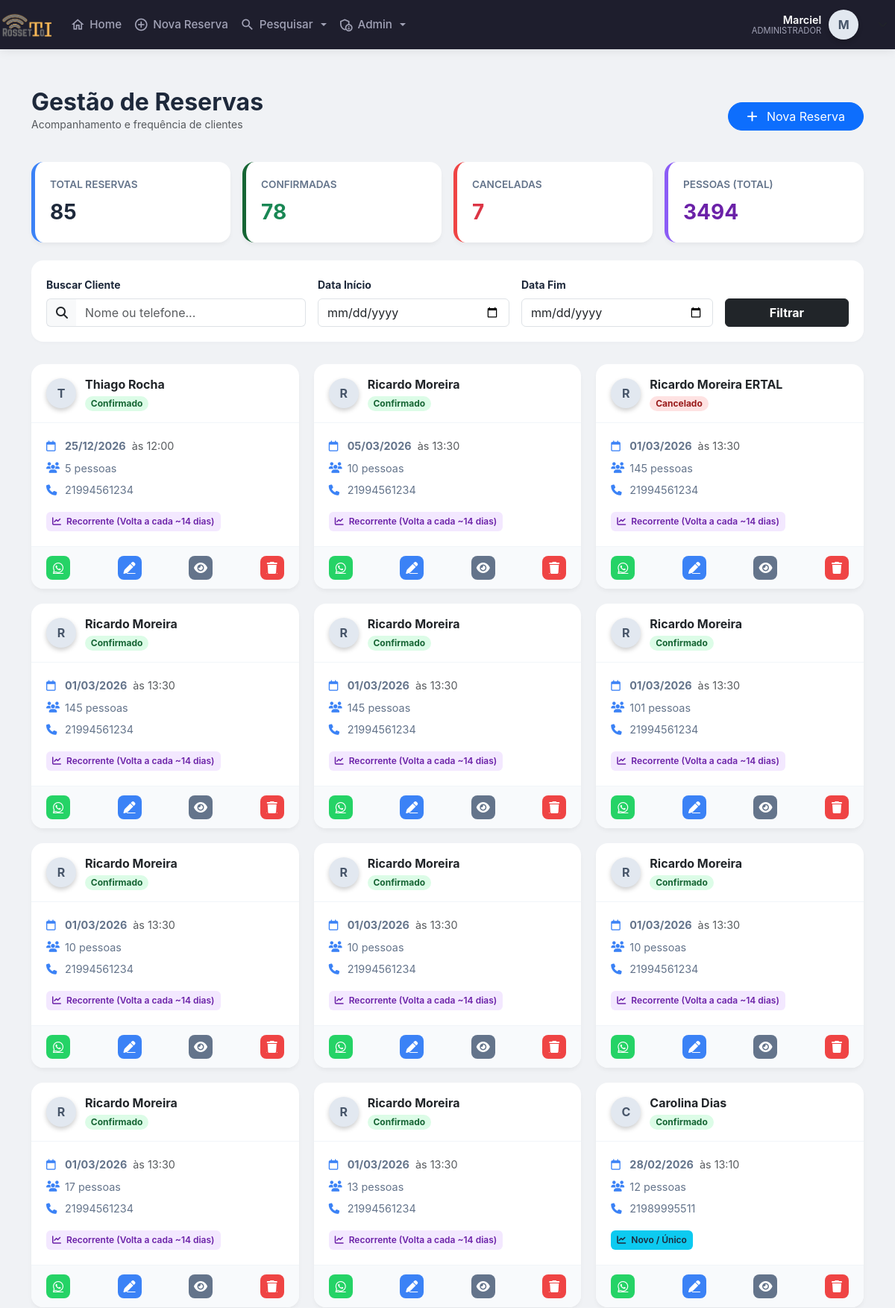
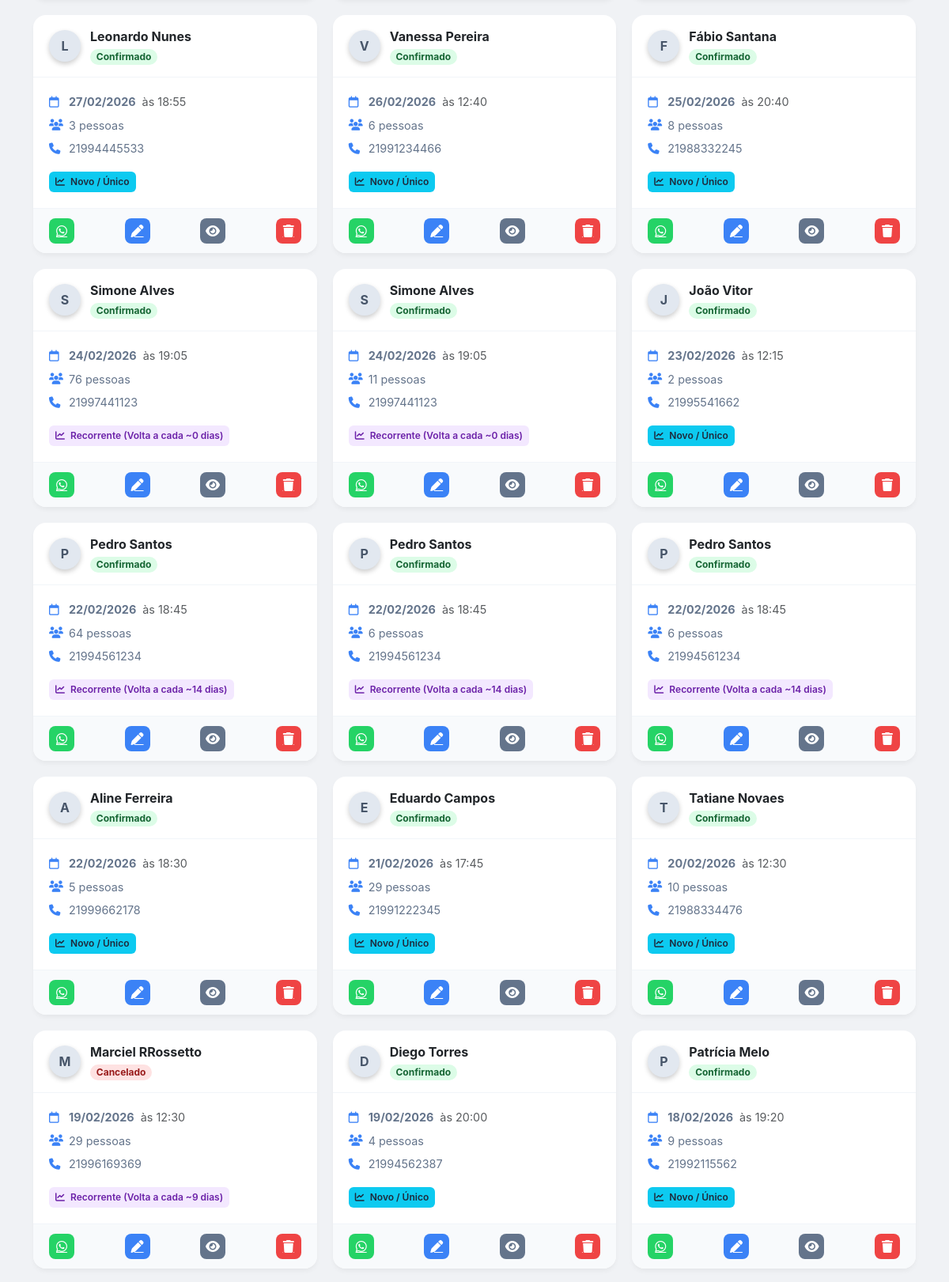
The page /listarReserva_moderno.php (signed in, upper part) on the database its author committed (2 pictures, top to bottom).
### tables this page shows
CREATE TABLE `clientes` (
  `id` int(11) NOT NULL AUTO_INCREMENT,
  `nome` varchar(100) NOT NULL,
  `data` date NOT NULL,
  `num_pessoas` int(11) NOT NULL,
  `horario` time NOT NULL,
  `telefone` varchar(255) DEFAULT NULL,
  `telefone2` varchar(255) DEFAULT NULL,
  `tipo_evento` varchar(50) NOT NULL,
  `forma_pagamento` varchar(50) NOT NULL,
  `valor_rodizio` int(11) DEFAULT NULL,
  `num_mesa` varchar(255) DEFAULT NULL,
  `observacoes` varchar(300) NOT NULL,
  `obsCliente` varchar(255) DEFAULT NULL,
  `data_emissao` datetime NOT NULL DEFAULT current_timestamp(),
  `status` tinyint(1) DEFAULT 1,
  `confirmado` tinyint(1) DEFAULT 0,
  `usuario_id` int(11) DEFAULT NULL,
  `motivo_cancelamento` varchar(255) DEFAULT NULL,
  PRIMARY KEY (`id`)
);

### listarReserva_moderno.php (the view, shortened to what this page needs)
<?php
require 'config.php';
require 'cabecalho.php';
$data_inicio = $_GET['data_inicio'] ?? "";
$data_fim    = $_GET['data_fim'] ?? "";
$busca       = $_GET['busca'] ?? "";
$where = " WHERE 1=1 ";
$params = [];
$stmt = $pdo->prepare("SELECT * FROM clientes $where ORDER BY data DESC, id DESC");
$stmt->execute($params);
$reservas = $stmt->fetchAll(PDO::FETCH_ASSOC);
$totalReservas = count($reservas);
$totalPessoas  = 0;
$ativos        = 0;
$cancelados    = 0;
$historicoClientes = [];
foreach ($reservas as $r) {
    $totalPessoas += (int)$r['num_pessoas'];
    if ($r['status'] == 1) $ativos++; else $cancelados++;
    $tel = $r['telefone'];
    if (!isset($historicoClientes[$tel])) {
        $historicoClientes[$tel] = [];
    }
    $historicoClientes[$tel][] = $r['data'];
}
$frequenciaCliente = [];
foreach ($historicoClientes as $tel => $datas) {
    $qtd = count($datas);
    if ($qtd <= 1) {
        $frequenciaCliente[$tel] = [
            'tipo' => 'Novo / Único',
            'media_dias' => 0,
            'badge_class' => 'bg-info'
        ];
    } else {
        rsort($datas);
        $intervalos = [];
        for ($i = 0; $i < count($datas) - 1; $i++) {
            $d1 = new DateTime($datas[$i]);
            $d2 = new DateTime($datas[$i+1]);
            $diff = $d1->diff($d2);
            $intervalos[] = $diff->days;
        }
        $media = count($intervalos) > 0 ? array_sum($intervalos) / count($intervalos) : 0;
        $media = round($media);
        $frequenciaCliente[$tel] = [
            'tipo' => "Recorrente (Volta a cada ~$media dias)",
            'media_dias' => $media,
            'badge_class' => 'bg-purple'
        ];
    }
}
?>
<!DOCTYPE html>
<html lang="pt-br">
<head>
<link href="https://cdn.jsdelivr.net/npm/bootstrap@5.3.0/dist/css/bootstrap.min.css" rel="stylesheet">
<link href="https://cdnjs.cloudflare.com/ajax/libs/font-awesome/6.4.0/css/all.min.css" rel="stylesheet">
</head>
<body>
<div class="container mt-5">
    <div class="d-flex justify-content-between align-items-center mb-4">
        <div>
            <h2 class="fw-bold mb-0">Gestão de Reservas</h2>
            <p class="text-muted small">Acompanhamento e frequência de clientes</p>
        </div>
        <a href="nova_reserva.php" class="btn btn-primary rounded-pill px-4">
            <i class="fa-solid fa-plus me-2"></i> Nova Reserva
        </a>
    </div>
    <div class="row mb-4 g-3">
        <div class="col-md-3">
            <div class="kpi-card" style="border-color: #3b82f6;">
                <div class="kpi-title">Total Reservas</div>
                <div class="kpi-value"><?= $totalReservas ?></div>
            </div>
        </div>
        <div class="col-md-3">
            <div class="kpi-card" style="border-color: #166534;">
                <div class="kpi-title">Confirmadas</div>
                <div class="kpi-value text-success"><?= $ativos ?></div>
            </div>
        </div>
        <div class="col-md-3">
            <div class="kpi-card" style="border-color: #ef4444;">
                <div class="kpi-title">Canceladas</div>
                <div class="kpi-value text-danger"><?= $cancelados ?></div>
            </div>
        </div>
        <div class="col-md-3">
            <div class="kpi-card" style="border-color: #8b5cf6;">
                <div class="kpi-title">Pessoas (Total)</div>
                <div class="kpi-value" style="color:#6b21a8"><?= $totalPessoas ?></div>
            </div>
        </div>
    </div>
    <div class="filter-section">
        <form method="GET" class="row g-3 align-items-end">
            <div class="col-md-4">
                <label class="form-label fw-bold small">Buscar Cliente</label>
                <div class="input-group">
                    <span class="input-group-text bg-light border-end-0"><i class="fa-solid fa-search"></i></span>
                    <input type="text" name="busca" class="form-control border-start-0"
                           placeholder="Nome ou telefone..." value="<?= htmlspecialchars($busca) ?>">
                </div>
            </div>
            <div class="col-md-3">
                <label class="form-label fw-bold small">Data Início</label>
                <input type="date" name="data_inicio" class="form-control" value="<?= $data_inicio ?>">
            </div>
            <div class="col-md-3">
                <label class="form-label fw-bold small">Data Fim</label>
                <input type="date" name="data_fim" class="form-control" value="<?= $data_fim ?>">
            </div>
            <div class="col-md-2">
                <button class="btn btn-dark w-100 fw-bold">Filtrar</button>
            </div>
        </form>
    </div>
    <div class="reserva-grid">
    <?php foreach ($reservas as $r):
        $id = $r['id'];
        $nome = htmlspecialchars($r['nome']);
        $tel = $r['telefone'];
        $status = $r['status'];
        $statusClass = $status == 1 ? 'badge-status-1' : 'badge-status-0';
        $statusLabel = $status == 1 ? 'Confirmado' : 'Cancelado';
        $freqData = $frequenciaCliente[$tel] ?? ['tipo'=>'Novo', 'badge_class'=>'bg-secondary'];
        $cleanTel = preg_replace('/\D/', '', $tel);
        $whatsMsg = urlencode("Olá $nome, confirmando sua reserva para " . date('d/m', strtotime($r['data'])));
        $whatsLink = "https://wa.me/55$cleanTel?text=$whatsMsg";
    ?>
    <div class="card-reserva">
        <div class="card-header-custom">
            <div class="d-flex align-items-center">
                <div class="user-avatar">
                    <?= strtoupper(substr($nome, 0, 1)) ?>
                </div>
                <div>
                    <div class="fw-bold text-dark"><?= $nome ?></div>
                    <span class="badge rounded-pill <?= $statusClass ?>"><?= $statusLabel ?></span>
                </div>
            </div>
        </div>
        <div class="card-body-custom">
            <div class="info-row">
                <i class="fa-regular fa-calendar"></i>
                <strong><?= date('d/m/Y', strtotime($r['data'])) ?></strong>
                <span class="ms-2 text-muted">às <?= substr($r['horario'], 0, 5) ?></span>
            </div>
            <div class="info-row">
                <i class="fa-solid fa-users"></i>
                <span><?= $r['num_pessoas'] ?> pessoas</span>
            </div>
            <div class="info-row">
                <i class="fa-solid fa-phone"></i>
                <span><?= $tel ?></span>
            </div>
            <div class="frequency-tag <?= $freqData['badge_class'] ?>">
                <i class="fa-solid fa-chart-line me-1"></i> <?= $freqData['tipo'] ?>
            </div>
        </div>
        <div class="action-bar">
            <a href="<?= $whatsLink ?>" target="_blank" class="btn-icon btn-whats" title="WhatsApp"><i class="fa-brands fa-whatsapp"></i></a>
            <a href="editar_reserva.php?id=<?= $id ?>" class="btn-icon btn-edit" title="Editar"><i class="fa-solid fa-pen"></i></a>
            <button class="btn-icon btn-view" onclick="openDetails(<?= htmlspecialchars(json_encode($r)) ?>)" title="Ver Detalhes"><i class="fa-solid fa-eye"></i></button>
            <a href="excluir_reserva.php?id=<?= $id ?>" class="btn-icon btn-del" onclick="return confirm('Tem certeza?')" title="Excluir"><i class="fa-solid fa-trash"></i></a>
        </div>
    </div>
    <?php endforeach; ?>
    </div>
</div>
</body>
</html>

### cabecalho.php (shortened to what this page needs)
<?php
require 'config.php';
$nome_usuario = "Visitante";
$status = null;
$letra_avatar = "U";
if (isset($_SESSION['mmnlogin'])) {
    $user_id = $_SESSION['mmnlogin'];
    try {
        $sql = $pdo->prepare("SELECT nome, status, email FROM login WHERE id = :id");
        $sql->bindValue(':id', $user_id);
        $sql->execute();
        if ($sql->rowCount() > 0) {
            $usuario = $sql->fetch(PDO::FETCH_ASSOC);
            $nome_completo = ucwords(strtolower($usuario['nome']));
            $partes_nome = explode(' ', $nome_completo);
            $nome_usuario = $partes_nome[0];
            $status = $usuario['status'];
            $letra_avatar = strtoupper(substr($nome_usuario, 0, 1));
        }
    } catch (PDOException $e) {
    }
}
?>
<!DOCTYPE html>
<html lang="pt-br">
<head>
    <link rel="stylesheet" href="https://cdn.jsdelivr.net/npm/bootstrap@4.6.2/dist/css/bootstrap.min.css">
    <link rel="stylesheet" href="https://cdnjs.cloudflare.com/ajax/libs/font-awesome/6.5.0/css/all.min.css">
</head>
<body>
<nav class="navbar navbar-expand-lg navbar-dark fixed-top navbar-custom">
    <a class="navbar-brand mr-auto" href="index.php">
        <img src="./rossetto28.png" alt="Logo">
    </a>
    <div class="collapse navbar-collapse" id="menuPrincipal">
        <ul class="navbar-nav mr-auto ml-3">
            <li class="nav-item">
                <a class="nav-link" href="index.php">
                    <i class="material-icons-outlined">home</i> Home
                </a>
            </li>
            <li class="nav-item">
                <a class="nav-link" href="adicionar_reserva.php">
                    <i class="material-icons-outlined">add_circle_outline</i> Nova Reserva
                </a>
            </li>
            <li class="nav-item dropdown">
                <a class="nav-link dropdown-toggle" href="#" id="dropPesquisa" data-toggle="dropdown" aria-haspopup="true" aria-expanded="false">
                    <i class="material-icons-outlined">search</i> Pesquisar
                </a>
            </li>
            <?php if ($status == 1): ?>
            <li class="nav-item dropdown">
                <a class="nav-link dropdown-toggle" href="#" id="dropAdmin" data-toggle="dropdown" aria-haspopup="true" aria-expanded="false">
                    <i class="material-icons-outlined">admin_panel_settings</i> Admin
                </a>
            </li>
            <?php endif; ?>
        </ul>
        <ul class="navbar-nav d-none d-lg-flex align-items-center">
            <li class="nav-item dropdown">
                <div class="user-profile-widget" data-toggle="dropdown" aria-haspopup="true" aria-expanded="false">
                    <div class="user-info text-right">
                        <span class="user-name"><?= htmlspecialchars($nome_usuario) ?></span>
                        <span class="user-role"><?= ($status == 1) ? 'Administrador' : 'Colaborador' ?></span>
                    </div>
                    <div class="user-avatar">
                        <?= $letra_avatar ?>
                    </div>
                    <i class="fas fa-chevron-down text-muted ml-1" style="font-size: 0.8rem;"></i>
                </div>
            </li>
        </ul>
    </div>
</nav>
</body>
</html>

### cabecalho.php (style rules this page uses)
:root { --primary-bg: #1e1e2d; --active-color: #3699ff; --text-color: #a2a3b7; --text-hover: #ffffff; }
body { padding-top: 70px; background-color: #f5f8fa; }
.navbar-custom { background-color: var(--primary-bg); box-shadow: 0 0 15px rgba(0,0,0,0.1); padding: 0.5rem 1rem; }
.navbar-brand img { height: 35px; transition: transform 0.2s; }
.navbar-dark .navbar-nav .nav-link { color: var(--text-color); font-weight: 500; font-size: 0.95rem; display: flex; align-items: center; gap: 6px; padding: 0.8rem 1rem; border-radius: 6px; transition: all 0.2s ease; }
.material-icons-outlined { font-size: 20px; }
.user-profile-widget { cursor: pointer; padding: 5px 10px; border-radius: 50px; transition: background 0.2s; display: flex; align-items: center; gap: 10px; }
.user-avatar { width: 36px; height: 36px; background: linear-gradient(135deg, #3699ff, #0055ff); color: white; border-radius: 50%; display: flex; align-items: center; justify-content: center; font-weight: 700; font-size: 16px; box-shadow: 0 3px 6px rgba(0,0,0,0.2); }
.user-info { display: flex; flex-direction: column; line-height: 1.1; }
.user-name { color: white; font-weight: 600; font-size: 0.9rem; }
.user-role { color: var(--text-color); font-size: 0.7rem; text-transform: uppercase; }

### listarReserva_moderno.php (style rules this page uses)
:root { --bg-color: #f0f2f5; --card-bg: #ffffff; --text-primary: #1e293b; --text-secondary: #64748b; --primary-color: #3b82f6; }
body { background-color: var(--bg-color); font-family: 'Inter', system-ui, sans-serif; color: var(--text-primary); padding-bottom: 50px; }
.kpi-card { background: var(--card-bg); border-radius: 16px; padding: 20px; box-shadow: 0 4px 6px -1px rgba(0, 0, 0, 0.05); border-left: 5px solid var(--primary-color); transition: transform 0.2s; }
.kpi-title { font-size: 0.85rem; color: var(--text-secondary); font-weight: 600; text-transform: uppercase; }
.kpi-value { font-size: 1.75rem; font-weight: 700; margin-top: 5px; }
.filter-section { background: var(--card-bg); border-radius: 16px; padding: 20px; box-shadow: 0 2px 4px rgba(0,0,0,0.02); margin-bottom: 30px; }
.reserva-grid { display: grid; grid-template-columns: repeat(auto-fill, minmax(340px, 1fr)); gap: 20px; }
.card-reserva { background: var(--card-bg); border-radius: 16px; border: none; box-shadow: 0 4px 6px -1px rgba(0, 0, 0, 0.05); transition: all 0.2s ease; position: relative; overflow: hidden; }
.card-header-custom { padding: 15px 20px; border-bottom: 1px solid #f1f5f9; display: flex; justify-content: space-between; align-items: center; }
.user-avatar { width: 40px; height: 40px; background: #e2e8f0; border-radius: 50%; display: flex; align-items: center; justify-content: center; font-weight: bold; color: #475569; margin-right: 12px; }
.card-body-custom { padding: 20px; }
.info-row { display: flex; align-items: center; margin-bottom: 8px; color: var(--text-secondary); font-size: 0.9rem; }
.info-row i { width: 25px; color: var(--primary-color); }
.badge-status-1 { background-color: #dcfce7; color: #166534; }
.badge-status-0 { background-color: #fee2e2; color: #991b1b; }
.bg-purple { background-color: #f3e8ff; color: #6b21a8; }
.frequency-tag { font-size: 0.75rem; padding: 4px 8px; border-radius: 6px; display: inline-block; margin-top: 10px; font-weight: 600; }
.action-bar { background: #f8fafc; padding: 12px 20px; border-top: 1px solid #f1f5f9; display: flex; justify-content: space-between; }
.btn-icon { width: 32px; height: 32px; display: flex; align-items: center; justify-content: center; border-radius: 8px; border: none; transition: 0.2s; color: white; }
.btn-whats { background: #25D366; }
.btn-edit { background: #3b82f6; }
.btn-del { background: #ef4444; }
.btn-view { background: #64748b; }

### rows shown on the page
clientes: nome "T", nome "Thiago Rocha", status "Confirmado", data "25/12/2026", horario "12:00", num_pessoas "5", telefone "21994561234", telefone "Recorrente (Volta a cada ~14 dias)"
clientes: nome "R", nome "Ricardo Moreira", status "Confirmado", data "05/03/2026", horario "13:30", num_pessoas "10", telefone "21994561234", telefone "Recorrente (Volta a cada ~14 dias)"
clientes: nome "R", nome "Ricardo Moreira ERTAL", status "Cancelado", data "01/03/2026", horario "13:30", num_pessoas "145", telefone "21994561234", telefone "Recorrente (Volta a cada ~14 dias)"
clientes: nome "R", nome "Ricardo Moreira", status "Confirmado", data "01/03/2026", horario "13:30", num_pessoas "145", telefone "21994561234", telefone "Recorrente (Volta a cada ~14 dias)"
clientes: nome "R", nome "Ricardo Moreira", status "Confirmado", data "01/03/2026", horario "13:30", num_pessoas "145", telefone "21994561234", telefone "Recorrente (Volta a cada ~14 dias)"
clientes: nome "R", nome "Ricardo Moreira", status "Confirmado", data "01/03/2026", horario "13:30", num_pessoas "101", telefone "21994561234", telefone "Recorrente (Volta a cada ~14 dias)"
clientes: nome "R", nome "Ricardo Moreira", status "Confirmado", data "01/03/2026", horario "13:30", num_pessoas "10", telefone "21994561234", telefone "Recorrente (Volta a cada ~14 dias)"
clientes: nome "R", nome "Ricardo Moreira", status "Confirmado", data "01/03/2026", horario "13:30", num_pessoas "10", telefone "21994561234", telefone "Recorrente (Volta a cada ~14 dias)"
clientes: nome "R", nome "Ricardo Moreira", status "Confirmado", data "01/03/2026", horario "13:30", num_pessoas "10", telefone "21994561234", telefone "Recorrente (Volta a cada ~14 dias)"
clientes: nome "R", nome "Ricardo Moreira", status "Confirmado", data "01/03/2026", horario "13:30", num_pessoas "17", telefone "21994561234", telefone "Recorrente (Volta a cada ~14 dias)"
clientes: nome "R", nome "Ricardo Moreira", status "Confirmado", data "01/03/2026", horario "13:30", num_pessoas "13", telefone "21994561234", telefone "Recorrente (Volta a cada ~14 dias)"
clientes: nome "C", nome "Carolina Dias", status "Confirmado", data "28/02/2026", horario "13:10", num_pessoas "12", telefone "21989995511", telefone "Novo / Único"
clientes: nome "L", nome "Leonardo Nunes", status "Confirmado", data "27/02/2026", horario "18:55", num_pessoas "3", telefone "21994445533", telefone "Novo / Único"
clientes: nome "V", nome "Vanessa Pereira", status "Confirmado", data "26/02/2026", horario "12:40", num_pessoas "6", telefone "21991234466", telefone "Novo / Único"
clientes: nome "F", nome "Fábio Santana", status "Confirmado", data "25/02/2026", horario "20:40", num_pessoas "8", telefone "21988332245", telefone "Novo / Único"
clientes: nome "S", nome "Simone Alves", status "Confirmado", data "24/02/2026", horario "19:05", num_pessoas "76", telefone "21997441123", telefone "Recorrente (Volta a cada ~0 dias)"
clientes: nome "S", nome "Simone Alves", status "Confirmado", data "24/02/2026", horario "19:05", num_pessoas "11", telefone "21997441123", telefone "Recorrente (Volta a cada ~0 dias)"
clientes: nome "J", nome "João Vitor", status "Confirmado", data "23/02/2026", horario "12:15", num_pessoas "2", telefone "21995541662", telefone "Novo / Único"
clientes: nome "P", nome "Pedro Santos", status "Confirmado", data "22/02/2026", horario "18:45", num_pessoas "64", telefone "21994561234", telefone "Recorrente (Volta a cada ~14 dias)"
clientes: nome "P", nome "Pedro Santos", status "Confirmado", data "22/02/2026", horario "18:45", num_pessoas "6", telefone "21994561234", telefone "Recorrente (Volta a cada ~14 dias)"
clientes: nome "P", nome "Pedro Santos", status "Confirmado", data "22/02/2026", horario "18:45", num_pessoas "6", telefone "21994561234", telefone "Recorrente (Volta a cada ~14 dias)"
clientes: nome "A", nome "Aline Ferreira", status "Confirmado", data "22/02/2026", horario "18:30", num_pessoas "5", telefone "21999662178", telefone "Novo / Único"
clientes: nome "E", nome "Eduardo Campos", status "Confirmado", data "21/02/2026", horario "17:45", num_pessoas "29", telefone "21991222345", telefone "Novo / Único"
clientes: nome "T", nome "Tatiane Novaes", status "Confirmado", data "20/02/2026", horario "12:30", num_pessoas "10", telefone "21988334476", telefone "Novo / Único"
clientes: nome "M", nome "Marciel RRossetto", status "Cancelado", data "19/02/2026", horario "12:30", num_pessoas "29", telefone "21996169369", telefone "Recorrente (Volta a cada ~9 dias)"
clientes: nome "D", nome "Diego Torres", status "Confirmado", data "19/02/2026", horario "20:00", num_pessoas "4", telefone "21994562387", telefone "Novo / Único"
clientes: nome "P", nome "Patrícia Melo", status "Confirmado", data "18/02/2026", horario "19:20", num_pessoas "9", telefone "21992115562", telefone "Novo / Único"

### other values the page prints
$nome_usuario "Marciel"
$letra_avatar "M"
$totalReservas "85"
$ativos "78"
$cancelados "7"
$totalPessoas "3494"
